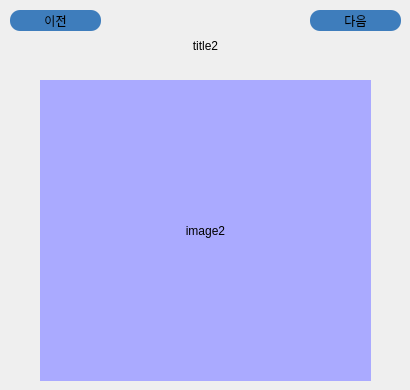
     <widget class="QWidget" name="page2">
      <widget class="QPushButton" name="btn_Main_movie_info_before_2">
       <property name="geometry">
        <rect>
         <x>10</x>
         <y>10</y>
         <width>91</width>
         <height>21</height>
        </rect>
       </property>
       <property name="font">
        <font>
         <family>휴먼편지체</family>
         <pointsize>9</pointsize>
         <weight>50</weight>
         <italic>false</italic>
         <bold>false</bold>
        </font>
       </property>
       <property name="styleSheet">
        <string notr="true">#btn_Main_movie_info_before_2{
background-color: rgb(62, 125, 188);
font: 9pt &quot;휴먼편지체&quot;;
border-style:outset;
border-radius:10px
}
#btn_Main_movie_info_before_2:pressed
{
background-color:rgb(85, 190, 255)
}</string>
       </property>
       <property name="text">
        <string>이전</string>
       </property>
      </widget>
      <widget class="QPushButton" name="btn_Main_movie_info_next_2">
       <property name="geometry">
        <rect>
         <x>310</x>
         <y>10</y>
         <width>91</width>
         <height>21</height>
        </rect>
       </property>
       <property name="font">
        <font>
         <family>휴먼편지체</family>
         <pointsize>9</pointsize>
         <weight>50</weight>
         <italic>false</italic>
         <bold>false</bold>
        </font>
       </property>
       <property name="styleSheet">
        <string notr="true">#btn_Main_movie_info_next_2{
background-color: rgb(62, 125, 188);
font: 9pt &quot;휴먼편지체&quot;;
border-style:outset;
border-radius:10px
}
#btn_Main_movie_info_next_2:pressed
{
background-color:rgb(85, 190, 255)
}</string>
       </property>
       <property name="text">
        <string>다음</string>
       </property>
      </widget>
      <widget class="QLabel" name="lbl_movie_name_2">
       <property name="geometry">
        <rect>
         <x>100</x>
         <y>30</y>
         <width>211</width>
         <height>31</height>
        </rect>
       </property>
       <property name="text">
        <string>title2</string>
       </property>
       <property name="alignment">
        <set>Qt::AlignCenter</set>
       </property>
      </widget>
      <widget class="QLabel" name="lbl_movie_image_2">
       <property name="geometry">
        <rect>
         <x>40</x>
         <y>80</y>
         <width>331</width>
         <height>301</height>
        </rect>
       </property>
       <property name="styleSheet">
        <string notr="true">background-color:rgb(170, 170, 255)</string>
       </property>
       <property name="text">
        <string>image2</string>
       </property>
       <property name="alignment">
        <set>Qt::AlignCenter</set>
       </property>
      </widget>
     </widget>
